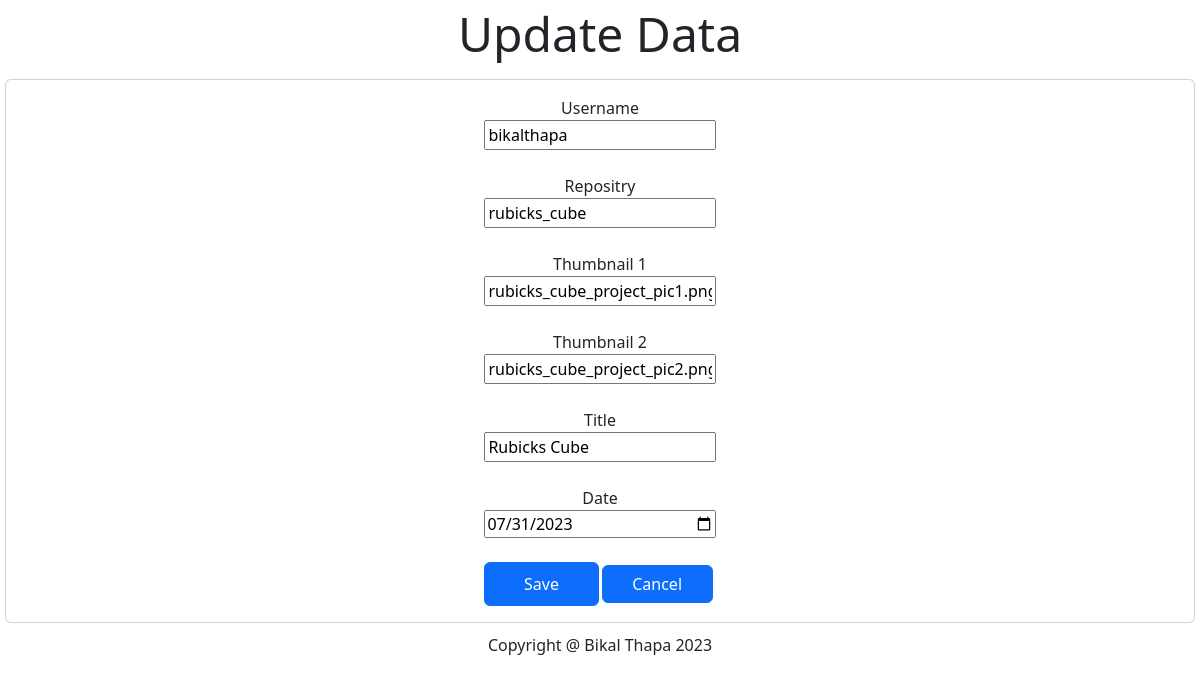
Page /admin-content/change_portfolio/update.php?id=2 on the committed database.
### tables this page shows
CREATE TABLE `portfolio` (
  `id` int(11) NOT NULL,
  `user_name` text DEFAULT NULL,
  `repo_name` text DEFAULT NULL,
  `thumb_1` text DEFAULT NULL,
  `thumb_2` text DEFAULT NULL,
  `title` text DEFAULT NULL,
  `dates` date DEFAULT NULL
);

### admin-content/change_portfolio/update.php (the view, shortened to what this page needs)
<?php
include "../../connection.php";
?>
<!DOCTYPE html>
<html>
<head>
	<link href="https://cdn.jsdelivr.net/npm/bootstrap@5.3.1/dist/css/bootstrap.min.css" rel="stylesheet">
  <link rel="stylesheet" type="text/css" href="../style.css">
</head>
<body>
  <p class="display-5 text-center">Update Data</p>
        <?php
          $id = $_GET['id'];
          $select_query = "SELECT * FROM portfolio WHERE id = $id;";
          $result = mysqli_query($conn, $select_query);
          if($result){
            $row = mysqli_fetch_assoc($result);
            $username = $row['user_name'];
            $repo_name = $row['repo_name'];
            $thumb_1 = $row['thumb_1'];
            $thumb_2 = $row['thumb_2'];
            $title = $row['title'];
            $date = $row['dates'];
          }
        ?>
<div class="card text-center">
  <div class="card-body">
    <form method="post" action="" id="input_field">
      <div class="github">
        Username<input type="text" name="username" placeholder="Github Username" value="<?php echo $username; ?>"><br>
        Repositry<input type="text" name="rname" placeholder="Project Repositry Name" value="<?php echo $repo_name; ?>" class="outline-primary"><br>
        Thumbnail 1<input type="text" name="thumb1" placeholder="Thumbnail 1" value="<?php echo $thumb_1; ?>"><br>
        Thumbnail 2<input type="text" name="thumb2" placeholder="Thumbnail 2" value="<?php echo $thumb_2; ?>"><br>
        Title<input type="text" name="title" placeholder="Protfolio Title" value="<?php echo $title; ?>"><br>
        Date<input type="date" name="date" placeholder="Date" value="<?php echo $date; ?>"><br>
        <div class="update_operation">
        <input class="btn btn-primary" type="submit" name="save" value="Save">
        <a class="btn btn-primary" href="admin.php">Cancel</a>
        </div>
      </div>
    </form>
  </div>
</div>
<div class="nav justify-content-center footer_div" style="margin-top:10px;">
  <p>Copyright @ Bikal Thapa 2023</p>
</div>
</body>
</html>

### style.css (style rules this page uses)
.footer_div { bottom: 0px; width: 100%; }

### admin-content/change_portfolio/update.php (style rules this page uses)
body { margin: 5px; }
.github { width: 20%; display: flex; margin: auto; justify-content: center; align-items: center; flex-direction: column; }
.github input { width: 100%; }
.update_operation { width: 100%; display: flex; flex-direction: row; }
.update_operation a { margin: 3px; min-width: 48%; }

### rows in the picture
portfolio: username "bikalthapa", rname "rubicks_cube", thumb1 "rubicks_cube_project_pic1.png", thumb2 "rubicks_cube_project_pic2.png", title "Rubicks Cube", date "07/31/2023"
